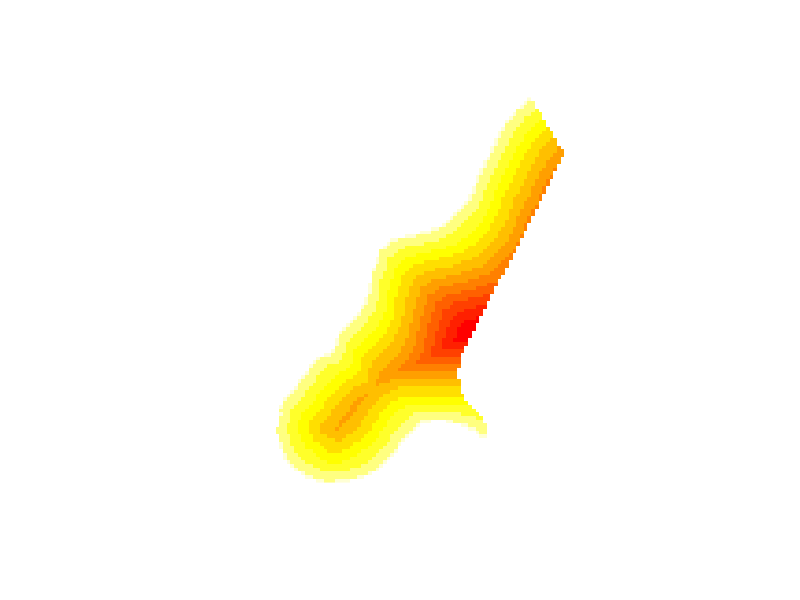
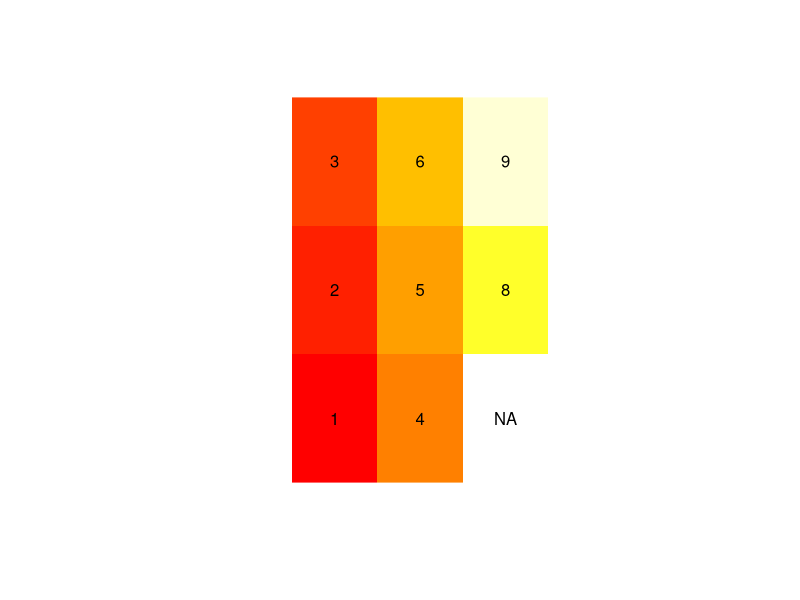

These figures' R source, in order:
library(sp)


### Name: SpatialPixelsDataFrame-class
### Title: Class "SpatialPixelsDataFrame"
### Aliases: SpatialPixelsDataFrame-class [,SpatialPixelsDataFrame-method
###   show,SpatialPixelsDataFrame-method plot.SpatialPixelsDataFrame
###   print.summary.SpatialPixelsDataFrame
###   coerce,SpatialPixelsDataFrame,SpatialPointsDataFrame-method
###   coerce,SpatialPixelsDataFrame,SpatialGridDataFrame-method
###   coerce,SpatialPixelsDataFrame,SpatialPolygonsDataFrame-method
###   coerce,SpatialPixelsDataFrame,data.frame-method
###   coerce,SpatialPixelsDataFrame,matrix-method
###   coerce,SpatialPixelsDataFrame,array-method
###   as.data.frame.SpatialPixelsDataFrame rbind.SpatialPixelsDataFrame
###   dim.SpatialPixelsDataFrame plot,SpatialPixelsDataFrame,missing-method
### Keywords: classes

### ** Examples

data(meuse.grid) # only the non-missing valued cells
coordinates(meuse.grid) = c("x", "y") # promote to SpatialPointsDataFrame
gridded(meuse.grid) <- TRUE # promote to SpatialPixelsDataFrame
meuse.grid[["idist"]] = 1 - meuse.grid[["dist"]] # assigns new attribute
image(meuse.grid["idist"]) # note the single [

# toy example:
df = data.frame(z = c(1:6,NA,8,9),
    xc = c(1,1,1,2,2,2,3,3,3),
    yc = c(rep(c(0, 1.5, 3),3)))
coordinates(df) = ~xc+yc
gridded(df) = TRUE
image(df["z"])
# draw labels to verify:
cc = coordinates(df)
z=df[["z"]]
zc=as.character(z)
zc[is.na(zc)]="NA"
text(cc[,1],cc[,2],zc)
